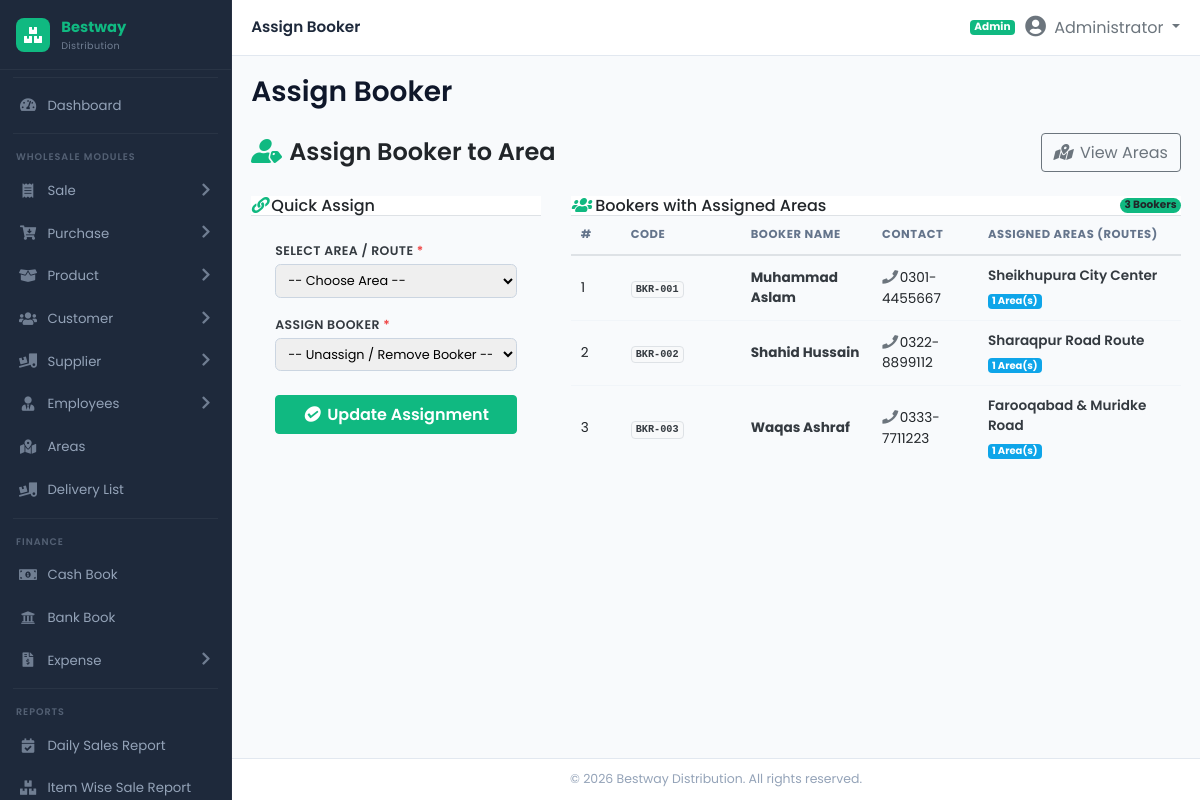
The page /modules/routes/assign_booker.php (signed in) on the database its author committed.
### tables this page shows
CREATE TABLE IF NOT EXISTS `bookers` (
  `id` INT AUTO_INCREMENT PRIMARY KEY,
  `booker_code` VARCHAR(50) UNIQUE NULL,
  `name` VARCHAR(150) NOT NULL,
  `phone` VARCHAR(50) NULL,
  `address` TEXT NULL,
  `commission_rate` DECIMAL(5,2) DEFAULT 0.00,
  `opening_balance` DECIMAL(14,2) DEFAULT 0.00,
  `current_balance` DECIMAL(14,2) DEFAULT 0.00,
  `status` ENUM('Active', 'Inactive') DEFAULT 'Active',
  INDEX (`name`),
  INDEX (`status`)
);

### config/database.php (called while the page is built, shortened)
<?php
try {
    $db_connected = true;
} catch (Exception $e) {
    $db_connected = false;
    $pdo = null;
    $conn = null;
}

### modules/routes/assign_booker.php (the view, shortened to what this page needs)
<?php
require_once __DIR__ . '/../../includes/header.php';
$assigned_list = [];
if ($db_connected && $pdo) {
    try {
        $sql_list = "SELECT b.id, b.booker_code, b.name as booker_name, b.phone,
                            GROUP_CONCAT(r.name ORDER BY r.name ASC SEPARATOR '<br>') as assigned_areas,
                            COUNT(r.id) as area_count
                     FROM bookers b
                     JOIN routes r ON b.id = r.assigned_booker_id
                     GROUP BY b.id, b.booker_code, b.name, b.phone
                     ORDER BY b.name ASC";
        $assigned_list = $pdo->query($sql_list)->fetchAll();
    } catch (Exception $e) {}
}
?>
<div class="d-flex align-items-center justify-content-between mb-4">
    <h4 class="fw-bold mb-0"><i class="fa-solid fa-user-tag text-primary me-2"></i>Assign Booker to Area</h4>
    <a href="<?php echo BASE_URL; ?>modules/routes/routes.php" class="btn btn-outline-secondary">
        <i class="fa-solid fa-map-marked-alt me-1"></i> View Areas
    </a>
</div>
<div class="row">
    <div class="col-12 col-lg-4 mb-4 mb-lg-0">
        <div class="custom-card h-100">
            <div class="custom-card-header bg-white border-bottom">
                <h5 class="custom-card-title mb-0 fs-6"><i class="fa-solid fa-link text-primary"></i> Quick Assign</h5>
            </div>
            <div class="p-4">
                <form method="POST" action="">
                    <div class="mb-3">
                        <label class="form-label fw-semibold small text-dark">Select Area / Route <span class="text-danger">*</span></label>
                        <select name="route_id" class="form-select form-select-sm" required>
                            <option value="">-- Choose Area --</option>
                        </select>
                    </div>
                    <div class="mb-4">
                        <label class="form-label fw-semibold small text-dark">Assign Booker <span class="text-danger">*</span></label>
                        <select name="booker_id" class="form-select form-select-sm" required>
                            <option value="0">-- Unassign / Remove Booker --</option>
                        </select>
                    </div>
                    <button type="submit" name="assign_btn" class="btn btn-primary fw-bold w-100">
                        <i class="fa-solid fa-check-circle me-1"></i> Update Assignment
                    </button>
                </form>
            </div>
        </div>
    </div>
    <div class="col-12 col-lg-8">
        <div class="custom-card h-100">
            <div class="custom-card-header bg-white border-bottom d-flex justify-content-between align-items-center">
                <h5 class="custom-card-title mb-0 fs-6"><i class="fa-solid fa-users text-primary"></i> Bookers with Assigned Areas</h5>
                <span class="badge bg-primary rounded-pill"><?php echo count($assigned_list); ?> Bookers</span>
            </div>
            <div class="table-responsive p-0">
                <table class="table table-custom mb-0">
                    <thead>
                        <tr>
                            <th style="width: 50px;">#</th>
                            <th style="width: 120px;">Code</th>
                            <th>Booker Name</th>
                            <th>Contact</th>
                            <th>Assigned Areas (Routes)</th>
                        </tr>
                    </thead>
                    <tbody>
                        <?php if (!empty($assigned_list)): ?>
                            <?php foreach ($assigned_list as $index => $row): ?>
                                <tr>
                                    <td><?php echo $index + 1; ?></td>
                                    <td><span class="badge bg-light text-dark border font-monospace"><?php echo htmlspecialchars($row['booker_code']); ?></span></td>
                                    <td><strong class="text-dark"><?php echo htmlspecialchars($row['booker_name']); ?></strong></td>
                                    <td><i class="fa-solid fa-phone text-muted me-1 fs-8"></i><?php echo htmlspecialchars($row['phone']); ?></td>
                                    <td>
                                        <div class="text-dark fw-semibold lh-sm">
                                            <?php echo $row['assigned_areas']; ?>
                                        </div>
                                        <div class="mt-1">
                                            <span class="badge bg-info text-white" style="font-size: 10px;"><?php echo $row['area_count']; ?> Area(s)</span>
                                        </div>
                                    </td>
                                </tr>
                            <?php endforeach; ?>
                        <?php endif; ?>
                    </tbody>
                </table>
            </div>
        </div>
    </div>
</div>
<?php require_once __DIR__ . '/../../includes/footer.php'; ?>

### assets/css/style.css (style rules this page uses)
:root { --sidebar-bg: #1e293b; --sidebar-hover: #334155; --sidebar-active: #10b981; --sidebar-active-bg: rgba(16, 185, 129, 0.12); --sidebar-text: #94a3b8; --sidebar-text-hover: #ffffff; --sidebar-width: 232px; --primary: #10b981; --primary-dark: #059669; --secondary: #6366f1; --success: #10b981; --info: #0ea5e9; --warning: #f59e0b; --danger: #ef4444; --body-bg: #f8fafc; --card-bg: #ffffff; --card-shadow: 0 1px 2px rgba(0,0,0,0.05), 0 1px 3px rgba(0,0,0,0.08); --topbar-height: 56px; --sidebar-radius: 10px; }
* { margin: 0; padding: 0; box-sizing: border-box; }
body { font-family: 'Poppins', 'Inter', 'Segoe UI', system-ui, -apple-system, sans-serif; background: var(--body-bg); overflow-x: hidden; font-size: 14px; }
.text-primary { color: var(--primary) !important; }
.text-danger { color: var(--danger) !important; }
.bg-primary { background-color: var(--primary) !important; }
.bg-info { background-color: var(--info) !important; }
.btn-primary { background: var(--primary); border-color: var(--primary); color: #fff; font-weight: 500; }
.table { margin-bottom: 0; }
.table th { font-size: 0.72rem; font-weight: 700; text-transform: uppercase; letter-spacing: 0.05em; color: #64748b; border-top: none; border-bottom: 2px solid #e2e8f0; white-space: nowrap; padding: 0.65rem 0.6rem; }
.table td { vertical-align: middle; font-size: 0.85rem; padding: 0.6rem 0.6rem; border-color: #f1f5f9; }
.table tbody tr { transition: background 0.15s; }
.form-label { font-weight: 600; font-size: 0.78rem; color: #475569; margin-bottom: 0.2rem; text-transform: uppercase; letter-spacing: 0.03em; }
.form-control, .form-select { border-radius: 0.4rem; border-color: #cbd5e1; font-size: 0.85rem; padding: 0.5rem 0.7rem; transition: border-color 0.2s, box-shadow 0.2s; }
select.form-control, select.form-select { height: auto; padding-top: 0.4rem; padding-bottom: 0.4rem; }
.fw-bold { font-weight: 600 !important; }
.fw-semibold { font-weight: 600 !important; }
.font-monospace { font-family: SFMono-Regular, Menlo, Monaco, Consolas, "Liberation Mono", "Courier New", monospace !important; }
.fs-6 { font-size: 1rem !important; }
.me-1 { margin-right: 0.25rem !important; }
.me-2 { margin-right: 0.5rem !important; }
.form-select { display: block; width: 100%; }
.form-select-sm { padding: 0.2rem 0.5rem; font-size: 0.8rem; border-radius: 0.35rem; }
.fa-solid, .fa-regular { font-family: "Font Awesome 5 Free"; }
.fa-solid { font-weight: 900; }

### rows shown on the page
bookers: booker_code "BKR-001", name "Muhammad Aslam", phone "0301-4455667", assigned_areas "Sheikhupura City Center", area_count "1"
bookers: booker_code "BKR-002", name "Shahid Hussain", phone "0322-8899112", assigned_areas "Sharaqpur Road Route", area_count "1"
bookers: booker_code "BKR-003", name "Waqas Ashraf", phone "0333-7711223", assigned_areas "Farooqabad & Muridke Road", area_count "1"

### other values the page prints
$page_title "Assign Booker"
roleLabel($_SESSION['user_role'] ?? 'Admin') "Admin"
$_SESSION['user_fullname'] "Administrator"
count($assigned_list) "3"
